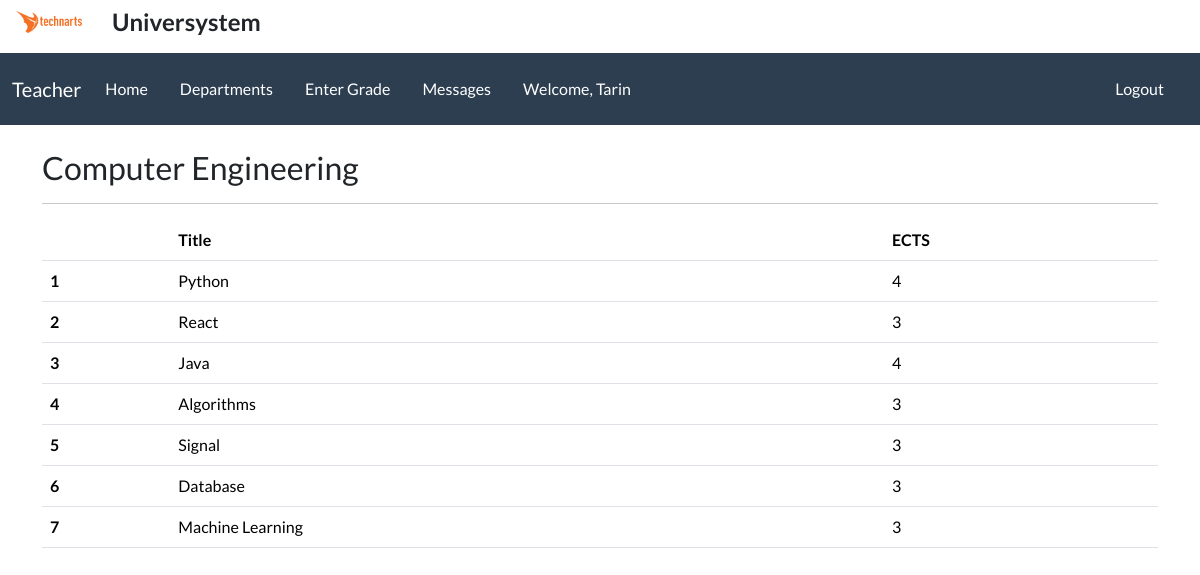
Screenshot of /department/computer-engineering/ (signed in) with the database file from the repository.
### accountapp/models.py (models this page shows, shortened)
class CustomUser(AbstractUser):
    STATUS = (
        ('Teacher', 'Teacher'),
        ('Student', 'Student'),
        ('Admin', 'Admin'),
    )
    status = models.CharField(
        max_length=100, choices=STATUS, default='Student',)

### baseapp/models.py (models this page shows, shortened)
class Department(models.Model):
    title = models.CharField(max_length=150)
    capacity = models.IntegerField(default=10)
    slug = models.SlugField(db_index=True, unique=True,
                            blank=True, null=False, editable=False)

class Lesson(models.Model):
    title = models.CharField(max_length=100)
    ects = models.IntegerField()
    category = models.ManyToManyField(Department)
    capacity = models.IntegerField(default=3)  # Course capacity
    course_hour = models.ForeignKey(
        CourseHour, on_delete=models.CASCADE, blank=True, null=True)

### baseapp/views.py (the view)
# urls.py: path('department/<slug:slug>/', LessonView.as_view(), name='lesson'),
class LessonView(LoginRequiredMixin, View):
    def get(self, request, slug):
        context = {
            'lessons': Lesson.objects.filter(category__slug=slug),
            'all_lessons': Lesson.objects.all(),
            'departments': Department.objects.get(slug=slug),
        }
        return render(request, 'baseapp/lesson.html', context)

### baseapp/templates/baseapp/lesson.html
{% extends 'base.html' %} {% block title %}Lessons{% endblock title %} {% block content %}
<div class="container mt-4">
  <h3>{{ departments.title }}</h3>
  <hr />
  <table class="table">
    <thead>
      <tr>
        <th scope="col"></th>
        <th scope="col">Title</th>
        <th scope="col">ECTS</th>
      </tr>
    </thead>
    {% for lesson in lessons %}
    <tbody>
      <tr>
        <th scope="row">{{ forloop.counter }}</th>
        <td>{{ lesson.title }}</td>
        <td>{{ lesson.ects }}</td>
      </tr>
    </tbody>
    {% endfor %}
  </table>
</div>
{% endblock content %}

### templates/partials/_navbar.html (shortened to what this page needs)
<nav class="navbar navbar-expand-lg bg-primary" data-bs-theme="dark">
  <div class="container-fluid">
    {% if user.status == "Teacher" %}
    <a class="navbar-brand">Teacher</a>
    {% elif user.status == "Student" %}
    <a class="navbar-brand">Student</a>
    {% elif user.status == 'Admin' %}
    <a class="navbar-brand">Admin</a>
    {% endif %}
    <div class="collapse navbar-collapse" id="navbarColor01">
      <ul class="navbar-nav me-3">
        <li class="nav-item">
          <a class="nav-link me-3" href="{% url 'index' %}">Home</a>
        </li>
        <li class="nav-item me-3">
          <a class="nav-link" href="{% url 'department' %}">Departments</a>
        </li>
        {% if user.status == "Teacher" %}
        <li class="nav-item me-3">
          <a class="nav-link" href="{% url 'grade' %}">Enter Grade</a>
        </li>
        <li class="nav-item me-3">
          <a class="nav-link" href="{% url 'message' %}">Messages</a>
        </li>
        {% elif user.status == "Student" %}
        <li class="nav-item me-3">
          <a class="nav-link" href="{% url 'syllabus' %}">Course</a>
        </li>
        {% endif %} {% if not user.status == 'Admin' %}
        <li class="nav-item">
          <a class="nav-link">Welcome, {{ user.first_name|title }}</a>
        </li>
        {% endif %}
      </ul>
      <ul class="navbar-nav ms-auto">
        <li class="nav-item me-3">
          <a class="nav-link" href="{% url 'logout' %}">Logout</a>
        </li>
      </ul>
    </div>
  </div>
</nav>

### rows the page displays
CustomUser: first_name "Tarin"
Department: title "Computer Engineering"
Lesson: title "Python", ects "4"
Lesson: title "React", ects "3"
Lesson: title "Java", ects "4"
Lesson: title "Algorithms", ects "3"
Lesson: title "Signal", ects "3"
Lesson: title "Database", ects "3"
Lesson: title "Machine Learning", ects "3"
